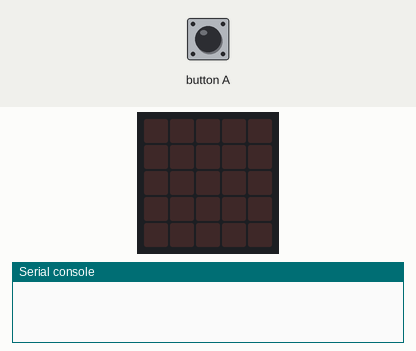
Simulated run of this program. Board: BBC micro:bit running MicroPython. Shown: the board's 5×5 LED display, the last lines printed to the serial console. Inputs (shaded band) come from the test bench. No radio messages arrive unless stated (any console line starting 'radio sent:' is added by the test bench).

Above: at 1.2 s.
1.3 s: button A pressed for 0.15 s
At 1.7 s:
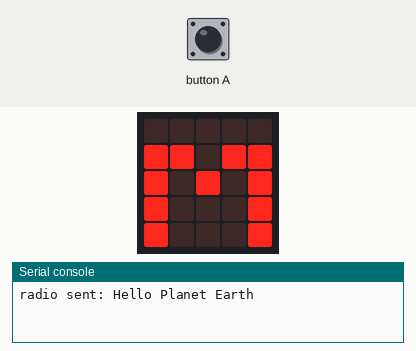
3.3 s: button A pressed for 3.2 s
Timing chart, 0 to 6.3 s (numbered marks = the images above; inputs shaded):
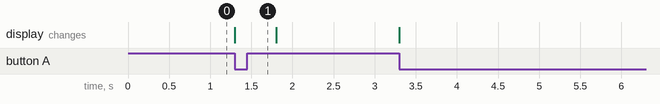

The program:

satellite_station_origin.py
```python
from microbit import *
import radio

# turn on the radio using default channel 7
radio.config(channel=7)
radio.on()

while True:
    if button_a.is_pressed():
        radio.send("Hello Planet Earth")
        display.show("m")
        sleep(500)
        display.clear()
```

Measured:
- after the input at 1.3 s, the display: changes at once (image 1)
